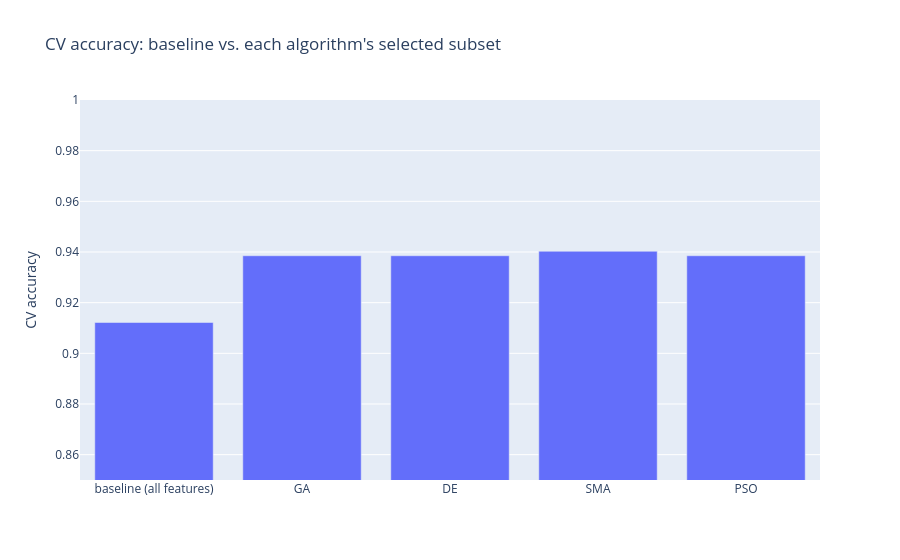
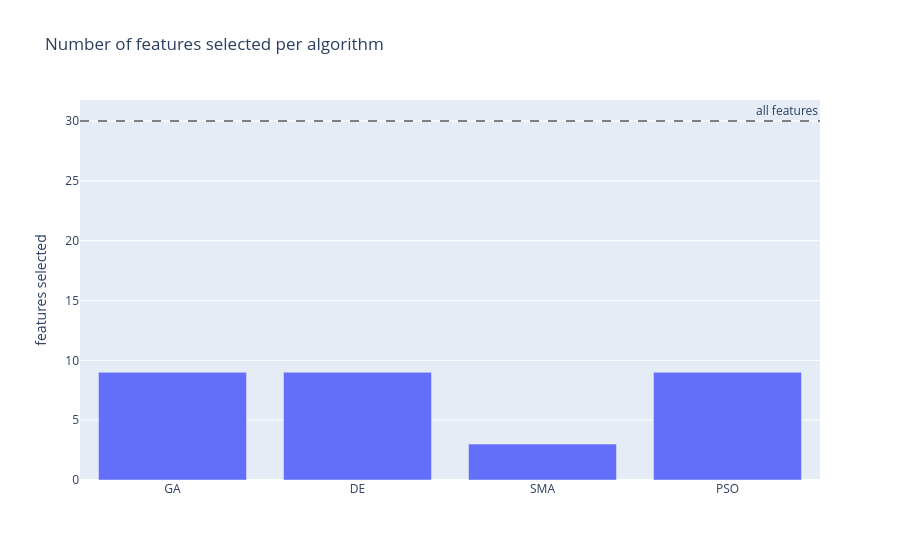

Notebook code cell kept with these figures, in order:
### Code cell
accuracy_fig = go.Figure(go.Bar(
    x=['baseline (all features)'] + list(comparison_df.index),
    y=[baseline_accuracy] + list(comparison_df['cv_accuracy']),
))
accuracy_fig.update_layout(
    title='CV accuracy: baseline vs. each algorithm\'s selected subset',
    yaxis_title='CV accuracy',
    yaxis_range=[0.85, 1.0],
)
accuracy_fig.show()

count_fig = go.Figure(go.Bar(x=comparison_df.index, y=comparison_df['num_features']))
count_fig.add_hline(y=NUM_FEATURES, line_dash='dash', line_color='gray', annotation_text='all features')
count_fig.update_layout(
    title='Number of features selected per algorithm',
    yaxis_title='features selected',
)
count_fig.show()

### Figure 1 — Plotly figure (JSON) as saved in the notebook; plotly's stock layout.template omitted (floating-point values rounded to 4 significant figures)
{"data": [{"type": "bar", "x": ["baseline (all features)", "GA", "DE", "SMA", "PSO"], "y": [0.9122, 0.9385, 0.9385, 0.9403, 0.9385]}], "layout": {"title": {"text": "CV accuracy: baseline vs. each algorithm's selected subset"}, "yaxis": {"range": [0.85, 1], "title": {"text": "CV accuracy"}}}}

### Figure 2 — Plotly figure (JSON) as saved in the notebook; plotly's stock layout.template omitted (floating-point values rounded to 4 significant figures)
{"data": [{"type": "bar", "x": ["GA", "DE", "SMA", "PSO"], "y": [9, 9, 3, 9]}], "layout": {"annotations": [{"showarrow": false, "text": "all features", "x": 1, "xanchor": "right", "xref": "x domain", "y": 30, "yanchor": "bottom", "yref": "y"}], "shapes": [{"line": {"color": "gray", "dash": "dash"}, "type": "line", "x0": 0, "x1": 1, "xref": "x domain", "y0": 30, "y1": 30, "yref": "y"}], "title": {"text": "Number of features selected per algorithm"}, "yaxis": {"title": {"text": "features selected"}}}}
